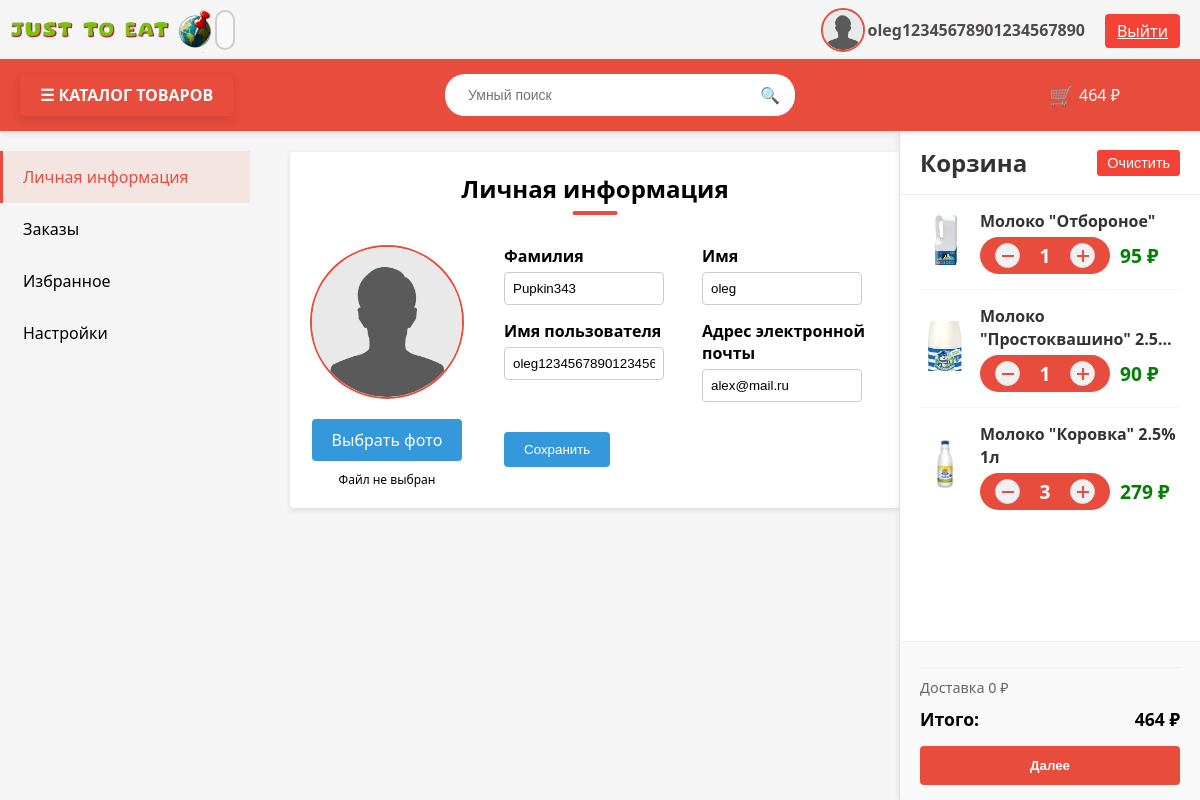
The page /users/profile (signed in) on the database as committed earlier.
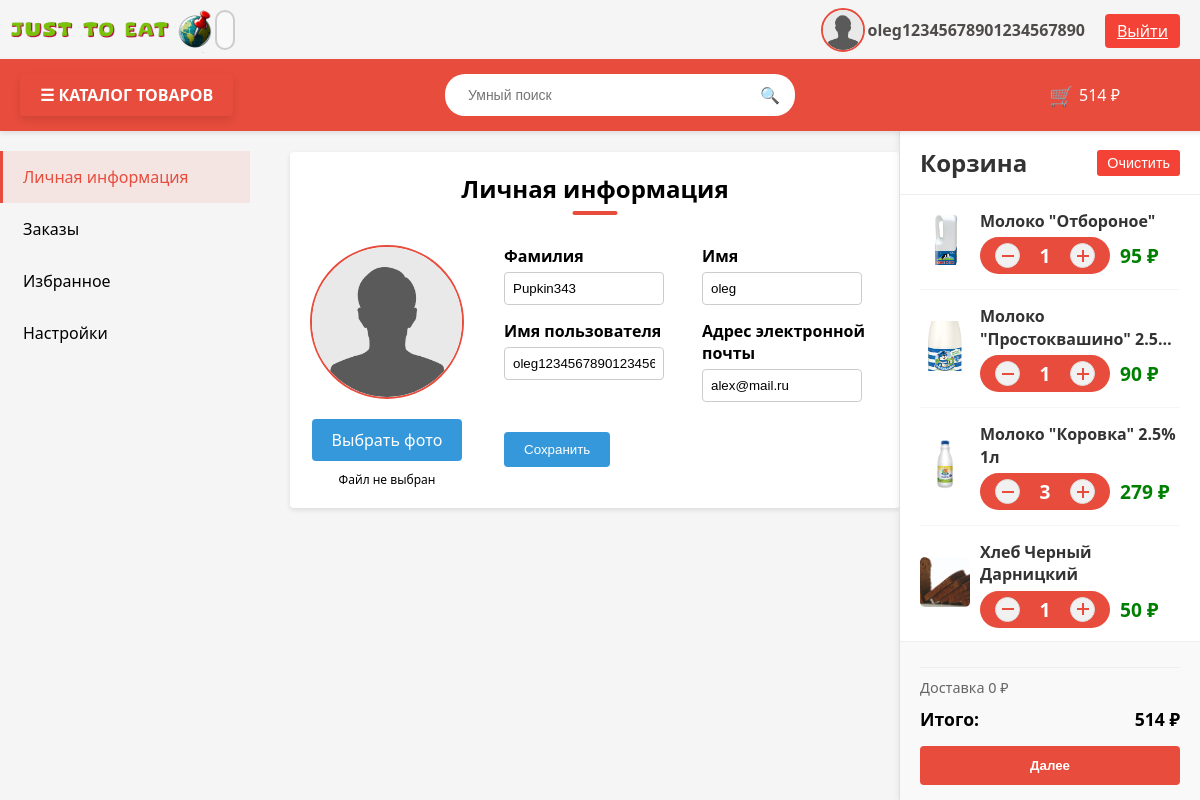
The same page on the database as committed later.
### products/models.py (models this page shows, shortened)
class Basket(models.Model):
    user = models.ForeignKey(User, on_delete=models.PROTECT)
    product = models.ForeignKey(Product, on_delete=models.PROTECT)
    quantity = models.PositiveIntegerField(default=1)
    created_timestamp = models.DateTimeField(auto_now_add=True)
    class Meta:
        unique_together = ('user', 'product')
    @property
    def sum(self):
        return int(self.product.price * self.quantity)

class Product(models.Model):
    name = models.CharField(max_length=256, verbose_name=('Имя'))
    image = models.ImageField(upload_to="product_media", verbose_name=('Фото продукции'))
    short_description = models.TextField(max_length=64, blank=True, verbose_name=('Краткое описание'))
    description = models.TextField(max_length=64, blank=True, verbose_name=('Описание'))
    price = models.DecimalField(max_digits=8, decimal_places=2, verbose_name=('Цена'))
    quantity = models.PositiveIntegerField(default=0, verbose_name=('Количество'))
    category = models.ForeignKey(ProductCategory, on_delete=models.PROTECT, related_name='products', verbose_name=('Категория'))
    manufacturer_country = models.CharField(max_length=24, blank=True, verbose_name=('Страна производитель'))
    manufacturer = models.CharField(max_length=24, blank=True, verbose_name=('Производитель'))
    specificity = models.TextField(max_length=512, blank=True, verbose_name=('Спецификация'))
    brand = models.TextField(max_length=24, blank=True, verbose_name=('Бренд'))
    packing_type = models.TextField(max_length=24, blank=True, verbose_name=('Тип упаковки'))
    material_type = models.TextField(max_length=24, blank=True, verbose_name=('Тип материала'))
    size = models.TextField(max_length=16, blank=True, verbose_name=('Размеры ШхВхГ'))
    composition = models.TextField(max_length=512, blank=True, verbose_name=('Состав'))
    kilocalories = models.DecimalField(max_digits=8, decimal_places=1, default=0, verbose_name=('Ккал'))
    kilojoule = models.PositiveIntegerField(default=0, verbose_name=('КДж'))
    fats = models.DecimalField(max_digits=8, decimal_places=1, default=0, verbose_name=('Жиры'))
    carbs = models.DecimalField(max_digits=5, decimal_places=1, default=0, verbose_name=('Углеводы'))
    proteins = models.DecimalField(max_digits=5, decimal_places=1, default=0, verbose_name=('Белки'))
    storage_conditions = models.TextField(max_length=64, blank=True, verbose_name=('Условия хранения'))
    recommendations  = models.TextField(max_length=1024, blank=True, verbose_name=('Рекомендации'))
    rating = models.DecimalField(max_digits=2, decimal_places=1, default=0, verbose_name=('Рейтинг'))

### users/views.py (the view)
# urls.py: path('profile', profile, name="profile"),
def profile(request):
    if request.method == "POST":
        form = UserProfileForm(data=request.POST, instance=request.user, files=request.FILES)
        if form.is_valid():
            form.save()
            return HttpResponseRedirect(reverse('users:profile'))
        else:
            print(form.errors)
    else:
        form = UserProfileForm(instance=request.user)
    baskets = Basket.objects.filter(user=request.user)
    total_sum = sum(basket.sum for basket in baskets) if baskets else 0
    categories = ProductCategory.objects.all()  # Добавляем категории
    context = {
        'form': form,
        'title': "Профиль",
        'baskets': baskets,
        'total_sum': total_sum,
        'categories': categories,  # Добавляем в контекст
        'products': Product.objects.all()[:10],  # Добавляем продукты (можно ограничить)
    }
    return render(request, "users/profile.html", context)

### users/forms.py
class UserProfileForm(UserChangeForm):
    first_name = forms.CharField(widget=forms.TextInput(attrs={
        'class': 'form-group',
        "required": False
    }))
    last_name = forms.CharField(widget=forms.TextInput(attrs={
        'class': 'form-group',
        "required": False
    }))
    username = forms.CharField(widget=forms.TextInput(attrs={
        'readonly': True,
        'class': 'form-group',
    }))
    email = forms.EmailField(widget=forms.EmailInput(attrs={
        'readonly': True,
        'class': 'form-group',
    }))
    image = forms.ImageField(widget=forms.FileInput(attrs={
        'class': 'save-btn', 'id': 'photoUpload', 'hidden': True,
    }))
    class Meta:
        model = User
        fields = ('first_name', 'last_name', 'username', 'email', 'image')

### users/templates/users/profile.html (shortened to what this page needs)
{% extends 'products/base.html' %}
{% load static %}
{% block css %}
<link rel="stylesheet" href="/static/css/profile.css">
<link rel="stylesheet" href="/static/css/index.css">
{% endblock %}
{% block content %}
<div class="profile-wrapper">
    <div class="profile-sidebar">
        <div class="profile-tab active" data-tab="info">Личная информация</div>
        <div class="profile-tab" data-tab="orders">Заказы</div>
        <div class="profile-tab" data-tab="favorites">Избранное</div>
        <div class="profile-tab" data-tab="settings">Настройки</div>
    </div>
    <form action="{% url 'users:profile' %}" method="post" enctype="multipart/form-data">
        <div class="profile-content">
            <div class="tab-content active" id="info">
                <h2 class="h2-text-1">Личная информация</h2>
                <div class="profile-info-container">
                    <div class="profile-photo-container">
                        <img src="
                      {% if user.image %}
                        {{ user.image.url }}
                      {% else %}
                        {% static '/images/фото_профиля.avif' %}
                      {% endif %}" class="profile-photo" id="profilePhoto">
                        <div class="photo-upload">
                            <label class="save-btn" for="{{ form.image.id_for_label }}">Выбрать фото</label>
                            <span id="fileName">Файл не выбран</span>
                        </div>
                    </div>
                    <div class="profile-form-container">
                        <div class="form-row">
                            <div class="form-group">
                                <label for="form.last_name.id_for_label">Фамилия</label>
                                {{ form.last_name }}
                            </div>
                            <div class="form-group">
                                <label for="form.first_name.id_for_label">Имя</label>
                                {{ form.first_name }}
                            </div>
                        </div>
                        <div class="form-row">
                            <div class="form-group">
                                <label for="form.username.id_for_label">Имя пользователя</label>
                                {{ form.username }}
                            </div>
                            <div class="form-group">
                                <label for="form.email.id_for_label">Адрес электронной почты</label>
                                {{ form.email }}
                            </div>
                        </div>
                        <input class="edit-btn" type="submit" value="Сохранить">
                    </div>
                </div>
            </div>
        </div>
    </form>
</div>
<div id="cart-container">
    {% include 'products/basket.html' %}
</div>
{% endblock %}

### products/templates/products/base.html (shortened to what this page needs)
<!DOCTYPE html>
<html lang="en">
<head>
    <link rel="stylesheet" href="/static/css/base.css">
    {% load static %}
    {% block css %} {% endblock %}
</head>
<body>
<div class="fixed-header-wrapper">
    <div class="container">
        <header>
            <a href="{% url 'index' %}" class="logo-link">
                <img src="/static/images/logo.png" alt="Logo" class="logo">
            </a>
        </header>
        <div id="metka"></div>
        <div class="output" id="output"></div>
        {% if user.is_authenticated %}
        <li class="nav-item">
            <a class="nav-link" href="{% url 'users:profile' %}" style="display: flex; align-items: center;">
                <img width="40" height="40" src="
                    {% if user.image %}
                        {{ user.image.url }}
                    {% else %}
                        {% static '/images/фото_профиля.avif' %}
                    {% endif %}"
                     class="profile-photo-mini" id="profilePhoto">
                <span style="margin-left: 5px;">{{ user.username }}</span>
            </a>
        </li>
        {% endif %}
        <a id="loginButton" class="login-btn" href="
            {% if user.is_authenticated %}
                {% url 'users:logout' %}
            {% else %}
                {% url 'users:login' %}
            {% endif %}
            ">
            {% if user.is_authenticated %}
            Выйти
            {% else %}
            Войти
            {% endif %}
        </a>
    </div>
    <div class="header">
        <div class="catalog-container">
            <button class="catalog-btn" id="catalogBtn">☰ КАТАЛОГ ТОВАРОВ</button>
        </div>
        <div class="search-container">
            <input type="text" class="search-input" placeholder="Умный поиск">
            <span class="search-icon">🔍</span>
        </div>
        <div class="cart-btn">
            <span class="cart-icon">🛒</span>
            <span class="cart-total" id="header-cart-total">
                {% if baskets %}
            <span id="header-total-sum">{{ total_sum }}</span> ₽
                {% else %}
            Корзина пуста
                {% endif %}
            </span>
        </div>
    </div>
</div>
<main class="content">
    {% block content %} {% endblock %}
</main>
</body>
</html>

### products/templates/products/basket.html (shortened to what this page needs)
{% if baskets %}
<div class="cart-sidebar" id="cart-container">
    <div class="cart-header">
        <h2 class="cart-title">Корзина</h2>
        <button class="clear-cart-btn" onclick="clearCart()">Очистить</button>
    </div>
    <div class="cart-items-container">
        {% for basket in baskets %}
        <div class="cart-item" data-basket-id="{{ basket.id }}">
            <a href="{% url 'products:product_detail' basket.product.id %}">
                <img src="/media/{{ basket.product.image }}" alt="{{ basket.product.name }}" class="item-image">
            </a>
            <div class="item-content">
                <div class="item-name" title="{{ basket.product.name }}">
                    {{ basket.product.name }}
                </div>
                <div class="item-details-row">
                    <div class="item-quantity">
                        <button class="quantity-btn decrease" data-basket-id="{{ basket.id }}"
                                data-action="decrease"></button>
                        <span class="quantity-value">{{ basket.quantity }}</span>
                        <button class="quantity-btn increase" data-basket-id="{{ basket.id }}"
                                data-action="increase"></button>
                    </div>
                    <div class="item-details">{{ basket.sum }} ₽</div>
                </div>
            </div>
        </div>
        {% endfor %}
    </div>
    <div class="cart-footer">
        <div class="cart-divider"></div>
        <div class="delivery">Доставка 0 ₽</div>
        <div class="total">
            <div class="total-label">Итого:</div>
            <div class="total-price">{{ total_sum }} ₽</div>
        </div>
        <button class="checkout-btn">Далее</button>
    </div>
</div>
{% endif %}

Rows that differ between the two databases and show on the page:
added Basket: product.image (picture), product.name "Хлеб Черный Дарницкий", quantity "1", sum "50"
Other text that changed with them:
{{ total_sum }}: "464" → "514"
